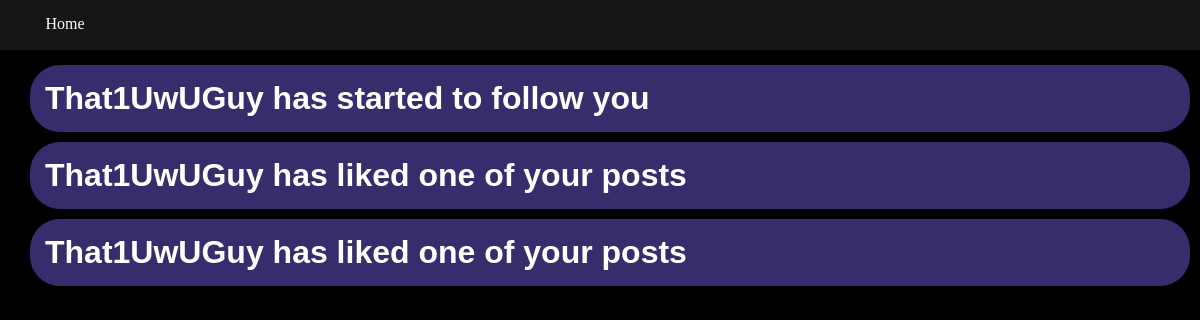
/twitter/notifications (signed in), run on an earlier commit of the app's database.
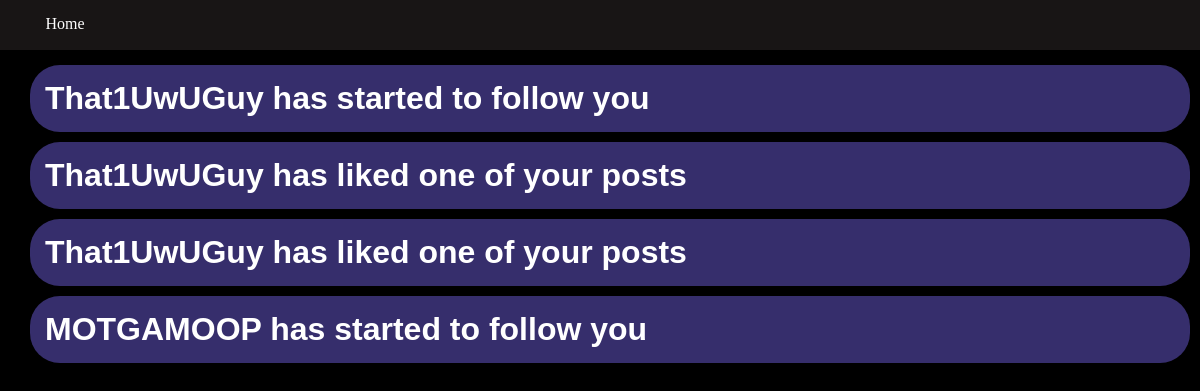
And on a later commit of the database.
### twitter/models.py (models this page shows)
class Notification(models.Model):
    postUser = models.ForeignKey(User2, on_delete = models.CASCADE, related_name="postuser")
    recieveUser = models.ForeignKey(User2, on_delete = models.CASCADE, related_name="recieveuser")
    text = models.CharField(max_length=200)
    link = models.CharField(max_length=200, default = "")

### twitter/views.py (the view)
# urls.py: path("notifications", views.Notifications, name="notifications"),
def Notifications(request):
    user = User2.objects.get(username=request.user.username)
    list = user.notificationlist.all()
    haslist = True
    if len(list) == 0:
        haslist = False
    context = {"list": list, "haslist": haslist}
    return render(request, "twitter/notifications.html", context)

### twitter/templates/twitter/notifications.html (shortened to what this page needs)
<!DOCTYPE html>
<html lang="en">
<head>
    {% load static %}
    <link rel = "stylesheet" href = "{% static '/twitter/css/notifications.css' %}">
</head>
<body>
    <div class="navbar">
        <a href = "{% url 'home' %}"><div class = "homebutton"> Home </div></a>
    </div>
    <div class = "postbox">
        {% if haslist %}
            {% for noti in list %}
                <div class = "post">
                    <h1>{{noti.text}}</h1>
                </div>
            {% endfor %}
        {% else %}
            <h2>No Notifications Currently</h2>
        {% endif %}
    </div>
</body>
</html>

What changed in the data, as far as the page shows it:
added Notification: text "MOTGAMOOP has started to follow you"
